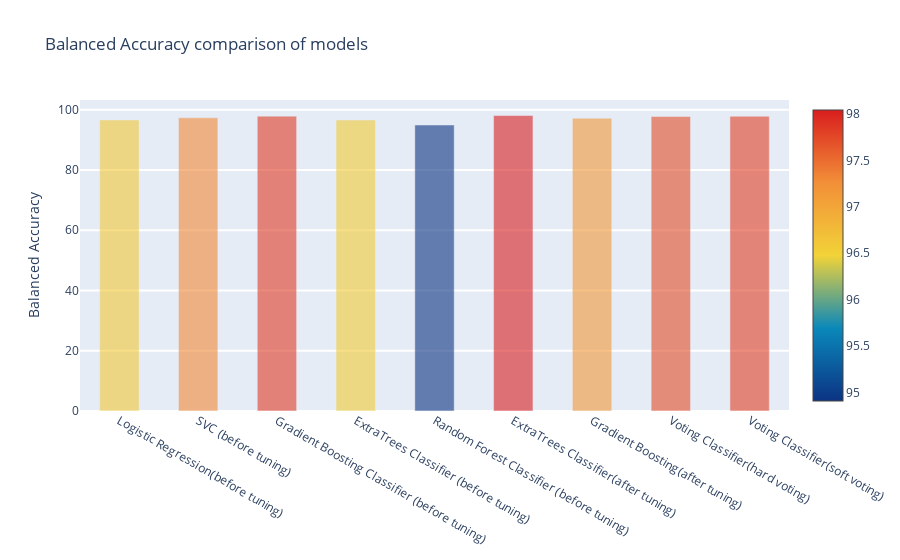

The notebook cell saved with this chart:
### Code cell
import re
import sklearn

import seaborn as sns
%matplotlib inline

import plotly.offline as py
py.init_notebook_mode(connected=True)
import plotly.graph_objs as go
import plotly.tools as tls


y = performance_comp['Balanced Accuracy'].values
x = MODEL
data = [go.Bar(
            x= x,
             y= y,
            width = 0.5,
            marker=dict(
               color =  performance_comp['Balanced Accuracy'].values,
            colorscale='Portland',
            showscale=True,
            reversescale = False
            ),
            opacity=0.6
        )]

layout= go.Layout(
    autosize= True,
    title= 'Balanced Accuracy comparison of models',
    hovermode= 'closest',
#     xaxis= dict(
#         title= 'Pop',
#         ticklen= 5,
#         zeroline= False,
#         gridwidth= 2,
#     ),
    yaxis=dict(
        title= 'Balanced Accuracy',
        ticklen= 5,
        gridwidth= 2
    ),
    showlegend= False
)
fig = go.Figure(data=data, layout=layout)
py.iplot(fig, filename='bar-direct-labels')

### Figure 1 — Plotly figure (JSON) as saved in the notebook; plotly's stock layout.template omitted (floating-point values rounded to 4 significant figures)
{"data": [{"marker": {"color": [96.59, 97.3, 97.84, 96.57, 94.91, 98.04, 97.16, 97.71, 97.79], "colorscale": [[0, "rgb(12,51,131)"], [0.25, "rgb(10,136,186)"], [0.5, "rgb(242,211,56)"], [0.75, "rgb(242,143,56)"], [1, "rgb(217,30,30)"]], "reversescale": false, "showscale": true}, "opacity": 0.6, "type": "bar", "width": 0.5, "x": ["Logistic Regression(before tuning)", "SVC (before tuning)", "Gradient Boosting Classifier (before tuning)", "ExtraTrees Classifier (before tuning)", "Random Forest Classifier (before tuning)", "ExtraTrees Classifier(after tuning)", "Gradient Boosting(after tuning)", "Voting Classifier(hard voting)", "Voting Classifier(soft voting)"], "y": [96.59, 97.3, 97.84, 96.57, 94.91, 98.04, 97.16, 97.71, 97.79]}], "layout": {"autosize": true, "hovermode": "closest", "showlegend": false, "title": {"text": "Balanced Accuracy comparison of models"}, "yaxis": {"gridwidth": 2, "ticklen": 5, "title": {"text": "Balanced Accuracy"}}}}
